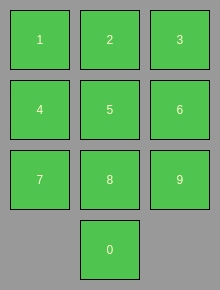
<?xml version="1.0" encoding="UTF-8"?>
<ui version="4.0">
 <class>Form</class>
 <widget class="QWidget" name="Form">
  <property name="geometry">
   <rect>
    <x>0</x>
    <y>0</y>
    <width>220</width>
    <height>290</height>
   </rect>
  </property>
  <property name="windowTitle">
   <string>Form</string>
  </property>
  <property name="styleSheet">
   <string notr="true">QWidget{background-color: #999999}
QPushButton{
	color: #FFFFCC; 
	background-color: #4FC44F;
	border-style: inset;
	border-color:black;
	border-width: 1px;}</string>
  </property>
  <widget class="QPushButton" name="pushButton">
   <property name="geometry">
    <rect>
     <x>10</x>
     <y>10</y>
     <width>60</width>
     <height>60</height>
    </rect>
   </property>
   <property name="text">
    <string>1</string>
   </property>
  </widget>
  <widget class="QPushButton" name="pushButton_2">
   <property name="geometry">
    <rect>
     <x>80</x>
     <y>10</y>
     <width>60</width>
     <height>60</height>
    </rect>
   </property>
   <property name="text">
    <string>2</string>
   </property>
  </widget>
  <widget class="QPushButton" name="pushButton_3">
   <property name="geometry">
    <rect>
     <x>150</x>
     <y>10</y>
     <width>60</width>
     <height>60</height>
    </rect>
   </property>
   <property name="text">
    <string>3</string>
   </property>
  </widget>
  <widget class="QPushButton" name="pushButton_4">
   <property name="geometry">
    <rect>
     <x>10</x>
     <y>80</y>
     <width>60</width>
     <height>60</height>
    </rect>
   </property>
   <property name="text">
    <string>4</string>
   </property>
  </widget>
  <widget class="QPushButton" name="pushButton_5">
   <property name="geometry">
    <rect>
     <x>80</x>
     <y>80</y>
     <width>60</width>
     <height>60</height>
    </rect>
   </property>
   <property name="text">
    <string>5</string>
   </property>
  </widget>
  <widget class="QPushButton" name="pushButton_6">
   <property name="geometry">
    <rect>
     <x>150</x>
     <y>80</y>
     <width>60</width>
     <height>60</height>
    </rect>
   </property>
   <property name="text">
    <string>6</string>
   </property>
  </widget>
  <widget class="QPushButton" name="pushButton_7">
   <property name="geometry">
    <rect>
     <x>10</x>
     <y>150</y>
     <width>60</width>
     <height>60</height>
    </rect>
   </property>
   <property name="text">
    <string>7</string>
   </property>
  </widget>
  <widget class="QPushButton" name="pushButton_8">
   <property name="geometry">
    <rect>
     <x>80</x>
     <y>150</y>
     <width>60</width>
     <height>60</height>
    </rect>
   </property>
   <property name="text">
    <string>8</string>
   </property>
  </widget>
  <widget class="QPushButton" name="pushButton_9">
   <property name="geometry">
    <rect>
     <x>150</x>
     <y>150</y>
     <width>60</width>
     <height>60</height>
    </rect>
   </property>
   <property name="text">
    <string>9</string>
   </property>
  </widget>
  <widget class="QPushButton" name="pushButton_10">
   <property name="geometry">
    <rect>
     <x>80</x>
     <y>220</y>
     <width>60</width>
     <height>60</height>
    </rect>
   </property>
   <property name="text">
    <string>0</string>
   </property>
  </widget>
 </widget>
 <resources/>
 <connections/>
</ui>
